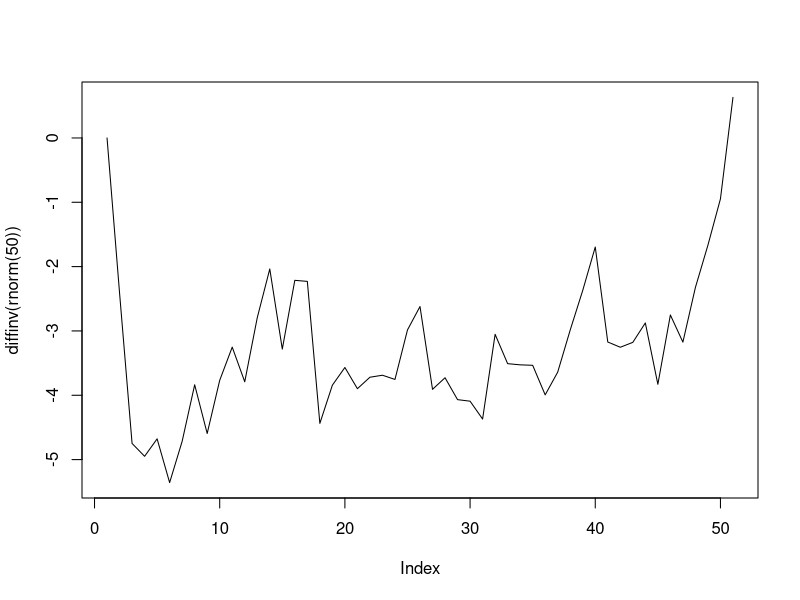
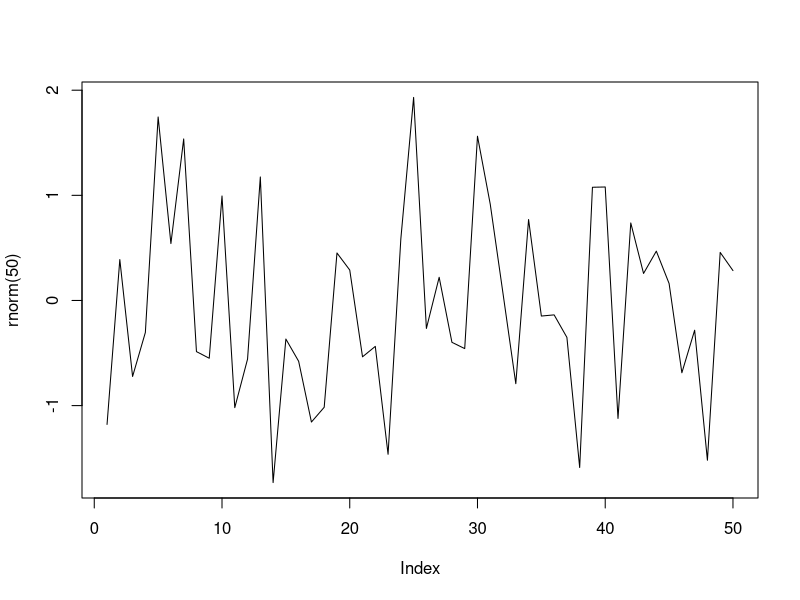
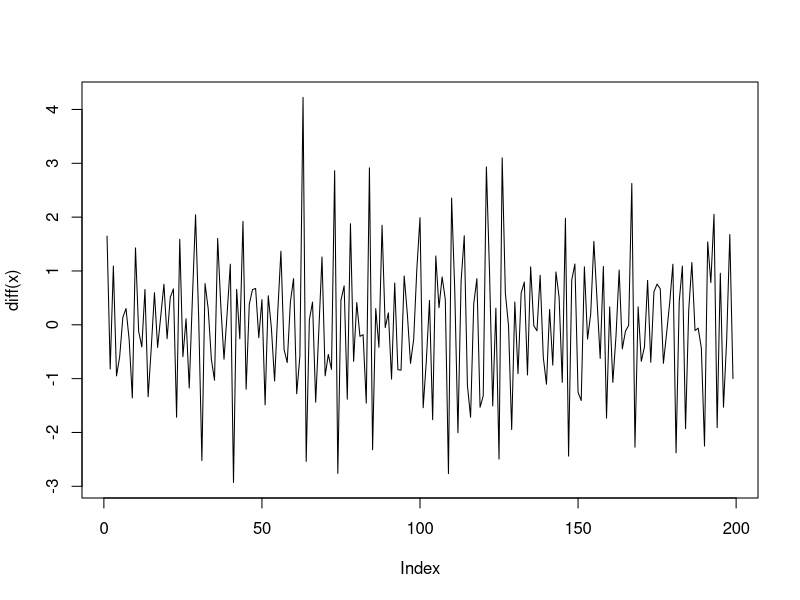
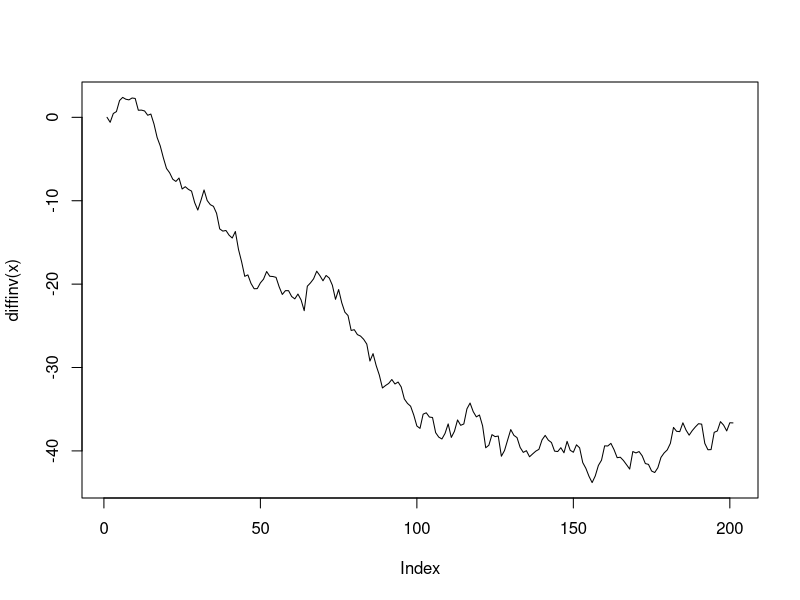

R code for these plots, in order:
#learn about auto-regression in R, create some auto-correlated random variables

#One way to create an auto-correlated random variable is the following
plot(diffinv(rnorm(50)), type = 'l')
#whereas
plot(rnorm(50), type = 'l')
#Why does this work?

#The R-documentation tells us that diffinv() is the reverse function of diff()
#what does the diff() function do?
#diff(x) (x being a vector of length n) computes the vector y of length n-1 with y_i = x_i+1 - x_i. In short the function computes successive differences
diff(c(1:10))
diff(c(10:1))


#If applied to a normally distributed random variable plotted, diff() results in a zig-zag shaped line. Simply said, this is because the mean of the normal distribution
#(in this case 0) is always the most likely outcome of the random variable. Thus, a positive value is most likely to have a positive difference to the preceding random value.
#The difference to the subsequent value will however be most likely negative. This is a case of auto-correlation with lag 1 and a negative correlation coefficient.
cat(x <- rnorm(200))
diff(x)
plot(diff(x), type = 'l')


#what does diffinv() do?
#The idea behind diffinv() is to take a vector of successive differences and recreate the vector from which the successive differences were calculated
diffinv(diff(c(1:10)))
#This does not return the starting vector 1:10, because diffinv() only knows the successive differences but not the starting value of the original vector
#Therefore
all.equal(diffinv(diff(c(1:10))), diffinv(diff(c(16:25))))
#starting value can be passed to the function using the xi parameter 
diffinv(diff(16:25), xi = 16)


#Here diffinv treats the normally distributed random values as successive differences of a certain starting vector. The curve starts at y_1 = 0, as no starting value was
#specified. Afterwards: y_i = y_i-1 - x_i-1. Thus, each y value functions as a base to which the next random value is added. In terms of auto-correlation,
#the values are positively auto-correlated with lag = 1.
x
diffinv(x)

plot(diffinv(x), type = 'l')
